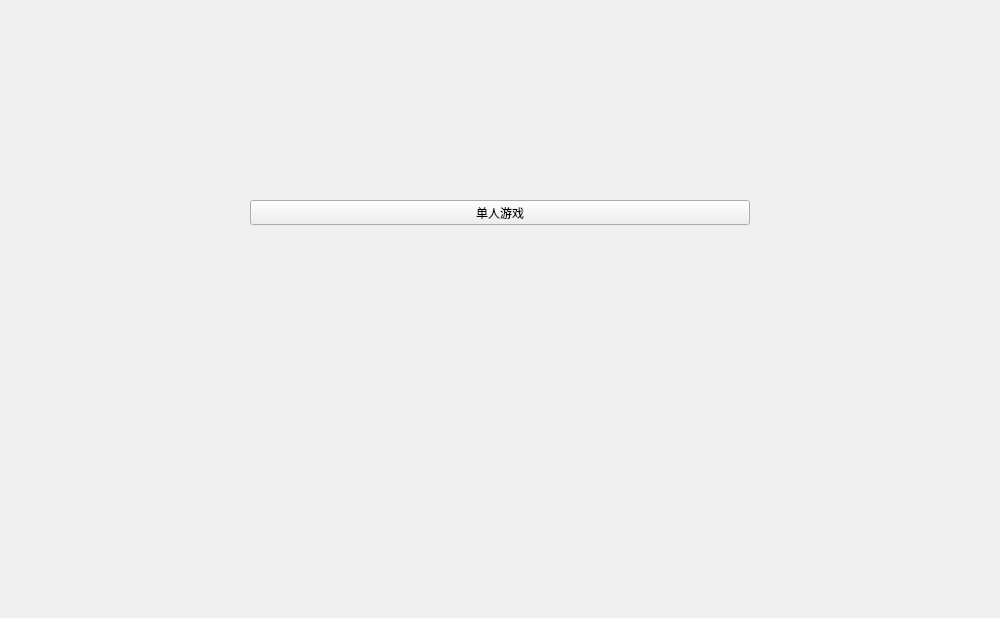
<?xml version="1.0" encoding="UTF-8"?>
<ui version="4.0">
 <class>Minecraft2D</class>
 <widget class="QStackedWidget" name="Minecraft2D">
  <property name="geometry">
   <rect>
    <x>0</x>
    <y>0</y>
    <width>1000</width>
    <height>618</height>
   </rect>
  </property>
  <property name="windowTitle">
   <string>Minecraft2D</string>
  </property>
  <property name="styleSheet">
   <string notr="true">QPushButton{
	border-image: url(:/gui/res/gui/default.png);
}
QPushButton:hover{
	border-image: url(:/gui/res/gui/hover.png);
}
QPushButton:pressed{
	border-image: url(:/gui/res/gui/pressed.png);
}</string>
  </property>
  <widget class="QWidget" name="p_main">
   <widget class="QLabel" name="label_logo">
    <property name="geometry">
     <rect>
      <x>250</x>
      <y>0</y>
      <width>500</width>
      <height>150</height>
     </rect>
    </property>
    <property name="text">
     <string/>
    </property>
    <property name="pixmap">
     <pixmap resource="Minecraft2D.qrc">:/gui/res/gui/logo.png</pixmap>
    </property>
    <property name="scaledContents">
     <bool>true</bool>
    </property>
   </widget>
   <widget class="QPushButton" name="pb_singleplayer">
    <property name="geometry">
     <rect>
      <x>250</x>
      <y>200</y>
      <width>500</width>
      <height>25</height>
     </rect>
    </property>
    <property name="text">
     <string>单人游戏</string>
    </property>
   </widget>
  </widget>
  <widget class="QWidget" name="p_singleplayer">
   <layout class="QGridLayout" name="gridLayout">
    <item row="1" column="1">
     <widget class="QPushButton" name="pb_startgame">
      <property name="enabled">
       <bool>false</bool>
      </property>
      <property name="text">
       <string>开始游戏</string>
      </property>
     </widget>
    </item>
    <item row="1" column="4">
     <widget class="QPushButton" name="pb_back">
      <property name="text">
       <string>返回</string>
      </property>
     </widget>
    </item>
    <item row="0" column="0" colspan="5">
     <widget class="QListWidget" name="lw_saves"/>
    </item>
    <item row="1" column="2">
     <widget class="QPushButton" name="pb_edit">
      <property name="enabled">
       <bool>false</bool>
      </property>
      <property name="text">
       <string>编辑</string>
      </property>
     </widget>
    </item>
    <item row="1" column="0">
     <widget class="QPushButton" name="pb_new">
      <property name="text">
       <string>新游戏</string>
      </property>
     </widget>
    </item>
    <item row="1" column="3">
     <widget class="QPushButton" name="pb_del">
      <property name="enabled">
       <bool>false</bool>
      </property>
      <property name="text">
       <string>删除</string>
      </property>
     </widget>
    </item>
   </layout>
  </widget>
  <widget class="QWidget" name="p_new">
   <widget class="QLineEdit" name="le_savename">
    <property name="geometry">
     <rect>
      <x>372</x>
      <y>277</y>
      <width>256</width>
      <height>32</height>
     </rect>
    </property>
    <property name="placeholderText">
     <string>输入存档名称</string>
    </property>
   </widget>
   <widget class="QPushButton" name="pb_create">
    <property name="geometry">
     <rect>
      <x>372</x>
      <y>309</y>
      <width>128</width>
      <height>32</height>
     </rect>
    </property>
    <property name="text">
     <string>创建</string>
    </property>
   </widget>
   <widget class="QPushButton" name="pb_cancel">
    <property name="geometry">
     <rect>
      <x>500</x>
      <y>309</y>
      <width>128</width>
      <height>32</height>
     </rect>
    </property>
    <property name="text">
     <string>取消</string>
    </property>
   </widget>
  </widget>
  <widget class="QWidget" name="p_del">
   <widget class="QLabel" name="label_info">
    <property name="geometry">
     <rect>
      <x>372</x>
      <y>277</y>
      <width>256</width>
      <height>32</height>
     </rect>
    </property>
    <property name="text">
     <string>确定删除?</string>
    </property>
   </widget>
   <widget class="QPushButton" name="pb_yes">
    <property name="geometry">
     <rect>
      <x>372</x>
      <y>309</y>
      <width>128</width>
      <height>32</height>
     </rect>
    </property>
    <property name="text">
     <string>是</string>
    </property>
   </widget>
   <widget class="QPushButton" name="pb_no">
    <property name="geometry">
     <rect>
      <x>500</x>
      <y>309</y>
      <width>128</width>
      <height>32</height>
     </rect>
    </property>
    <property name="text">
     <string>否</string>
    </property>
   </widget>
  </widget>
  <widget class="QWidget" name="page">
   <layout class="QGridLayout" name="gridLayout_2">
    <item row="0" column="1">
     <widget class="QLineEdit" name="le_name"/>
    </item>
    <item row="1" column="1">
     <widget class="QPushButton" name="pb_openfoder">
      <property name="text">
       <string>打开文件夹</string>
      </property>
     </widget>
    </item>
    <item row="2" column="1">
     <widget class="QPushButton" name="pb_done">
      <property name="text">
       <string>完成</string>
      </property>
     </widget>
    </item>
    <item row="0" column="0">
     <spacer name="horizontalSpacer">
      <property name="orientation">
       <enum>Qt::Horizontal</enum>
      </property>
      <property name="sizeHint" stdset="0">
       <size>
        <width>40</width>
        <height>20</height>
       </size>
      </property>
     </spacer>
    </item>
    <item row="0" column="2">
     <spacer name="horizontalSpacer_2">
      <property name="orientation">
       <enum>Qt::Horizontal</enum>
      </property>
      <property name="sizeHint" stdset="0">
       <size>
        <width>40</width>
        <height>20</height>
       </size>
      </property>
     </spacer>
    </item>
   </layout>
  </widget>
 </widget>
 <resources>
  <include location="Minecraft2D.qrc"/>
 </resources>
 <connections/>
</ui>
